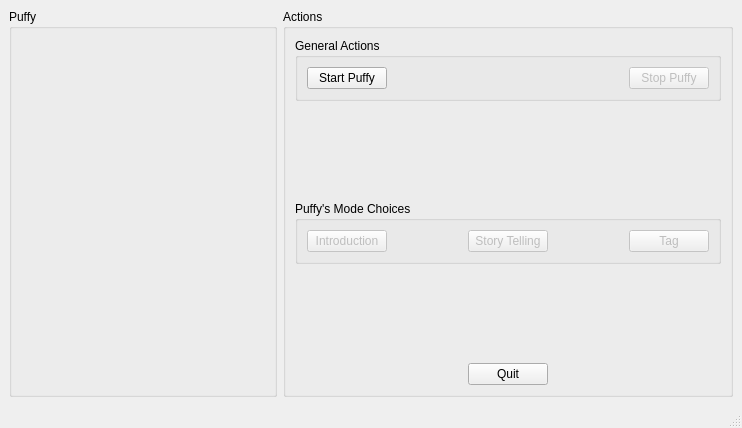
<?xml version="1.0" encoding="UTF-8"?>
<ui version="4.0">
 <class>InterfacePuffy</class>
 <widget class="QMainWindow" name="InterfacePuffy">
  <property name="geometry">
   <rect>
    <x>0</x>
    <y>0</y>
    <width>742</width>
    <height>428</height>
   </rect>
  </property>
  <property name="sizePolicy">
   <sizepolicy hsizetype="Preferred" vsizetype="Preferred">
    <horstretch>0</horstretch>
    <verstretch>0</verstretch>
   </sizepolicy>
  </property>
  <property name="minimumSize">
   <size>
    <width>742</width>
    <height>424</height>
   </size>
  </property>
  <property name="maximumSize">
   <size>
    <width>742</width>
    <height>428</height>
   </size>
  </property>
  <property name="windowTitle">
   <string>Puffy Interface</string>
  </property>
  <property name="windowIcon">
   <iconset resource="../Resources/resources.qrc">
    <normaloff>:/pictures/puffy.png</normaloff>:/pictures/puffy.png</iconset>
  </property>
  <widget class="QWidget" name="centralwidget">
   <layout class="QGridLayout" name="gridLayout">
    <item row="0" column="0">
     <layout class="QGridLayout" name="gridLayout_6">
      <item row="0" column="0">
       <widget class="QGroupBox" name="Picture">
        <property name="minimumSize">
         <size>
          <width>268</width>
          <height>371</height>
         </size>
        </property>
        <property name="title">
         <string>Puffy</string>
        </property>
        <layout class="QGridLayout" name="gridLayout_4">
         <item row="0" column="0">
          <widget class="QLabel" name="label">
           <property name="sizePolicy">
            <sizepolicy hsizetype="Fixed" vsizetype="Fixed">
             <horstretch>0</horstretch>
             <verstretch>0</verstretch>
            </sizepolicy>
           </property>
           <property name="text">
            <string/>
           </property>
           <property name="pixmap">
            <pixmap resource="../Resources/resources.qrc">:/pictures/puffy.png</pixmap>
           </property>
           <property name="scaledContents">
            <bool>true</bool>
           </property>
          </widget>
         </item>
        </layout>
       </widget>
      </item>
      <item row="0" column="1">
       <widget class="QGroupBox" name="Buttons">
        <property name="minimumSize">
         <size>
          <width>256</width>
          <height>274</height>
         </size>
        </property>
        <property name="title">
         <string>Actions</string>
        </property>
        <layout class="QGridLayout" name="gridLayout_3">
         <item row="6" column="0">
          <layout class="QHBoxLayout" name="horizontalLayout_4">
           <item>
            <spacer name="horizontalSpacer_4">
             <property name="orientation">
              <enum>Qt::Horizontal</enum>
             </property>
             <property name="sizeHint" stdset="0">
              <size>
               <width>40</width>
               <height>20</height>
              </size>
             </property>
            </spacer>
           </item>
           <item>
            <widget class="QPushButton" name="Quit">
             <property name="sizePolicy">
              <sizepolicy hsizetype="Preferred" vsizetype="Fixed">
               <horstretch>0</horstretch>
               <verstretch>0</verstretch>
              </sizepolicy>
             </property>
             <property name="minimumSize">
              <size>
               <width>80</width>
               <height>16</height>
              </size>
             </property>
             <property name="text">
              <string>Quit</string>
             </property>
            </widget>
           </item>
           <item>
            <spacer name="horizontalSpacer_5">
             <property name="orientation">
              <enum>Qt::Horizontal</enum>
             </property>
             <property name="sizeHint" stdset="0">
              <size>
               <width>40</width>
               <height>20</height>
              </size>
             </property>
            </spacer>
           </item>
          </layout>
         </item>
         <item row="0" column="0">
          <widget class="QGroupBox" name="groupBox">
           <property name="minimumSize">
            <size>
             <width>250</width>
             <height>53</height>
            </size>
           </property>
           <property name="title">
            <string>General Actions</string>
           </property>
           <layout class="QGridLayout" name="gridLayout_2">
            <item row="0" column="0">
             <layout class="QHBoxLayout" name="horizontalLayout_2">
              <item>
               <widget class="QPushButton" name="Start">
                <property name="sizePolicy">
                 <sizepolicy hsizetype="Preferred" vsizetype="Fixed">
                  <horstretch>0</horstretch>
                  <verstretch>0</verstretch>
                 </sizepolicy>
                </property>
                <property name="minimumSize">
                 <size>
                  <width>80</width>
                  <height>16</height>
                 </size>
                </property>
                <property name="text">
                 <string>Start Puffy</string>
                </property>
               </widget>
              </item>
              <item>
               <spacer name="horizontalSpacer">
                <property name="orientation">
                 <enum>Qt::Horizontal</enum>
                </property>
                <property name="sizeHint" stdset="0">
                 <size>
                  <width>40</width>
                  <height>20</height>
                 </size>
                </property>
               </spacer>
              </item>
              <item>
               <widget class="QPushButton" name="Stop">
                <property name="enabled">
                 <bool>false</bool>
                </property>
                <property name="sizePolicy">
                 <sizepolicy hsizetype="Preferred" vsizetype="Fixed">
                  <horstretch>0</horstretch>
                  <verstretch>0</verstretch>
                 </sizepolicy>
                </property>
                <property name="minimumSize">
                 <size>
                  <width>80</width>
                  <height>16</height>
                 </size>
                </property>
                <property name="text">
                 <string>Stop Puffy</string>
                </property>
               </widget>
              </item>
             </layout>
            </item>
           </layout>
          </widget>
         </item>
         <item row="2" column="0">
          <widget class="QGroupBox" name="Mode">
           <property name="sizePolicy">
            <sizepolicy hsizetype="Preferred" vsizetype="Preferred">
             <horstretch>0</horstretch>
             <verstretch>0</verstretch>
            </sizepolicy>
           </property>
           <property name="minimumSize">
            <size>
             <width>250</width>
             <height>53</height>
            </size>
           </property>
           <property name="title">
            <string>Puffy's Mode Choices</string>
           </property>
           <layout class="QGridLayout" name="gridLayout_5">
            <item row="0" column="0">
             <layout class="QHBoxLayout" name="horizontalLayout_3">
              <item alignment="Qt::AlignHCenter|Qt::AlignVCenter">
               <widget class="QPushButton" name="intro">
                <property name="enabled">
                 <bool>false</bool>
                </property>
                <property name="sizePolicy">
                 <sizepolicy hsizetype="Fixed" vsizetype="Fixed">
                  <horstretch>0</horstretch>
                  <verstretch>0</verstretch>
                 </sizepolicy>
                </property>
                <property name="minimumSize">
                 <size>
                  <width>80</width>
                  <height>16</height>
                 </size>
                </property>
                <property name="text">
                 <string>Introduction</string>
                </property>
               </widget>
              </item>
              <item>
               <spacer name="horizontalSpacer_2">
                <property name="orientation">
                 <enum>Qt::Horizontal</enum>
                </property>
                <property name="sizeHint" stdset="0">
                 <size>
                  <width>40</width>
                  <height>20</height>
                 </size>
                </property>
               </spacer>
              </item>
              <item alignment="Qt::AlignHCenter|Qt::AlignVCenter">
               <widget class="QPushButton" name="story">
                <property name="enabled">
                 <bool>false</bool>
                </property>
                <property name="sizePolicy">
                 <sizepolicy hsizetype="Fixed" vsizetype="Fixed">
                  <horstretch>0</horstretch>
                  <verstretch>0</verstretch>
                 </sizepolicy>
                </property>
                <property name="minimumSize">
                 <size>
                  <width>80</width>
                  <height>16</height>
                 </size>
                </property>
                <property name="text">
                 <string>Story Telling</string>
                </property>
               </widget>
              </item>
              <item>
               <spacer name="horizontalSpacer_3">
                <property name="orientation">
                 <enum>Qt::Horizontal</enum>
                </property>
                <property name="sizeHint" stdset="0">
                 <size>
                  <width>40</width>
                  <height>20</height>
                 </size>
                </property>
               </spacer>
              </item>
              <item alignment="Qt::AlignHCenter|Qt::AlignVCenter">
               <widget class="QPushButton" name="tag">
                <property name="enabled">
                 <bool>false</bool>
                </property>
                <property name="sizePolicy">
                 <sizepolicy hsizetype="Fixed" vsizetype="Fixed">
                  <horstretch>0</horstretch>
                  <verstretch>0</verstretch>
                 </sizepolicy>
                </property>
                <property name="minimumSize">
                 <size>
                  <width>80</width>
                  <height>16</height>
                 </size>
                </property>
                <property name="text">
                 <string>Tag</string>
                </property>
               </widget>
              </item>
             </layout>
            </item>
           </layout>
          </widget>
         </item>
         <item row="3" column="0">
          <spacer name="verticalSpacer">
           <property name="orientation">
            <enum>Qt::Vertical</enum>
           </property>
           <property name="sizeHint" stdset="0">
            <size>
             <width>20</width>
             <height>40</height>
            </size>
           </property>
          </spacer>
         </item>
         <item row="1" column="0">
          <spacer name="verticalSpacer_2">
           <property name="orientation">
            <enum>Qt::Vertical</enum>
           </property>
           <property name="sizeHint" stdset="0">
            <size>
             <width>20</width>
             <height>40</height>
            </size>
           </property>
          </spacer>
         </item>
        </layout>
       </widget>
      </item>
     </layout>
    </item>
   </layout>
  </widget>
  <widget class="QStatusBar" name="statusbar"/>
  <widget class="QMenuBar" name="menubar">
   <property name="geometry">
    <rect>
     <x>0</x>
     <y>0</y>
     <width>742</width>
     <height>17</height>
    </rect>
   </property>
  </widget>
 </widget>
 <resources>
  <include location="../Resources/resources.qrc"/>
 </resources>
 <connections/>
</ui>
